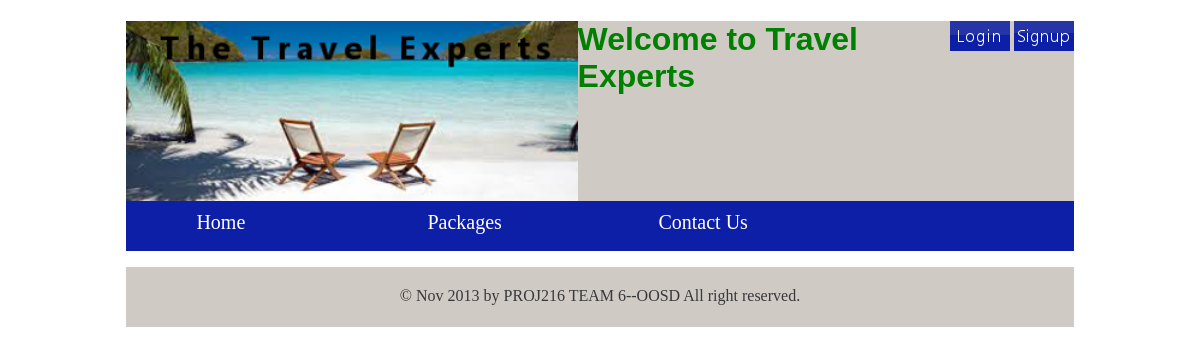
The app's page /packages.php, older data.
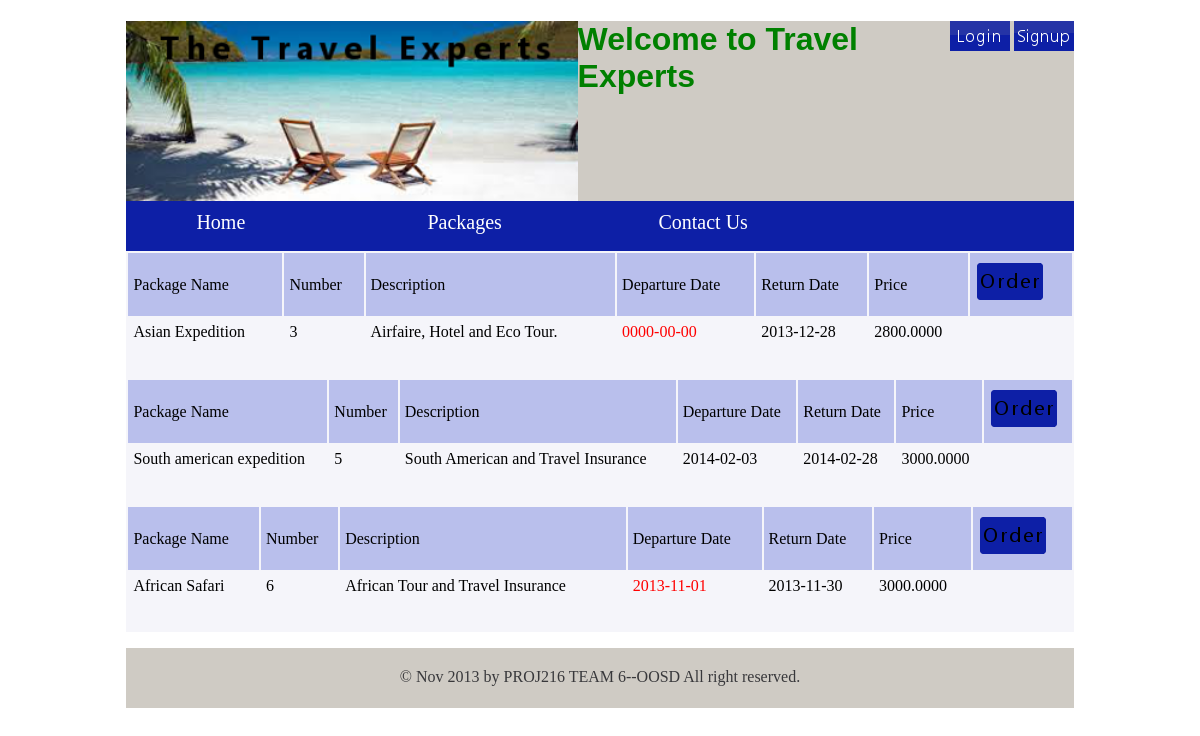
The same page, newer data.
### tables this page shows
CREATE TABLE `Packages`
(`PackageId` INT NOT NULL AUTO_INCREMENT, 
`PkgName` VARCHAR(50) NOT NULL, 
`PkgStartDate` DATETIME NULL, 
`PkgEndDate` DATETIME NULL, 
`PkgDesc` VARCHAR(50) NULL, 
`PkgBasePrice` DECIMAL(19, 4) NOT NULL, 
`PkgAgencyCommission` DECIMAL(19, 4) NULL, 
PRIMARY KEY(`PackageId`)) ENGINE InnoDB;

### packages.php (the view, shortened to what this page needs)
<?php
function displayPackage(){
	$packageid = ("SELECT PackageId FROM packages");
	$packageName = ("SELECT PkgName FROM packages");
	$packageStart = ("SELECT DATE(PkgStartDate) AS PkgStartDate FROM packages");
	$packageEnd = ("SELECT DATE(PkgEndDate) AS PkgEndDate FROM packages");
	$packageDesc = ("SELECT PkgDesc FROM packages");
	$packagePrice = ("SELECT PkgBasePrice FROM packages");
	$packageid = mysql_query($packageid);
	$packageName = mysql_query($packageName);
	$packageStart = mysql_query($packageStart);
	$packageEnd = mysql_query($packageEnd);
	$packageDesc = mysql_query($packageDesc);
	$packagePrice = mysql_query($packagePrice);
	$date = date("Y-m-d");
	$rows = mysql_num_rows($packageid);
	$i=0;
	while($i < $rows){
			$idResult = mysql_result($packageid, $i);
			$nameResult = mysql_result($packageName, $i);
			$startResult = mysql_result($packageStart, $i);
			$endResult = mysql_result($packageEnd, $i);
			$descResult = mysql_result($packageDesc, $i);
			$priceResult = mysql_result($packagePrice, $i);
			if($endResult > $date)
			{
				print("<table>");
				print("<tr>
						<td class=\"titleRow\">Package Name</td>
						<td class=\"titleRow\">Number</td>
						<td class=\"titleRow\">Description</td>
						<td class=\"titleRow\">Departure Date</td>
						<td class=\"titleRow\">Return Date</td>
						<td class=\"titleRow\">Price</td>
						<td class=\"titleRow\">
							<form action=\"orderButton.php\" method=\"POST\">
								<input type=\"image\" src=\"./images/orderPic.png\" id=\"order\" value=\"".$idResult."\" name=\"order\">
							</form>
						</td>
					</tr>");
					if($endResult > $date && $startResult < $date)
						{
							print("<tr>
							<td>".$nameResult."</td>
							<td>".$idResult."</td>
							<td>".$descResult."</td>
							<td style=\"color:red;\">".$startResult."</td>
							<td>".$endResult."</td>
							<td>".$priceResult."</td>
							</tr>");
							print("</table>");
						}
					else
						{
							print("<tr>
							<td>".$nameResult."</td>
							<td>".$idResult."</td>
							<td>".$descResult."</td>
							<td>".$startResult."</td>
							<td>".$endResult."</td>
							<td>".$priceResult."</td>
							</tr>");
							print("</table>");
						}
			}
			$i++;
	}
}
?>
<!DOCTYPE html>
<html>
<head>
	<link href="./css/bk.css" rel="stylesheet" type="text/css">
</head>
<body>
	<div id="wrap">
<?php
	include_once("header.php");
?>
<div id="content">
	<?php displayPackage(); ?>
</div>
<?php
	include_once("footer.php");
?>
		</div>
	</body>
</html>

### header.php (shortened to what this page needs)
<header>
	<div id="logo" ><img src="./images/banner.png" height="180px"></div>
	<div id="buttons" style="float:right;">
		<a href="login.php" id="loginButton"><img src="./images/login.png"></a>
		<a href="register.php" id="signupButton"><img src="./images/signup.png"></a>
	</div>
	<div id="banner">
		<h1 id="welcome">Welcome to Travel Experts</h1>
	</div>
</header>
<?php
	include_once("menu.php");
?>

### menu.php (shortened to what this page needs)
<div id="menu">
	<a class="links" href="index.php" >Home</a>
	<a class="links" href="packages.php" >Packages</a>
	<a class="links" href="contact.php" >Contact Us</a>
</div>

### footer.php
<footer> <p style="padding-top:20px;">&copy; <?=date('M Y');?> by PROJ216 TEAM 6--OOSD All right reserved.<p></footer>

### css/bk.css (style rules this page uses)
#wrap { width: 80%; margin: auto; }
header { height: 180px; background: #CFCBC4; }
#menu { clear: both; height: 50px; background: #0D1FA6; }
#content { height: auto; background: #F5F5FA; }
footer { clear: both; height: 60px; background: #CFCBC4; color: #38383B; text-align: center; }
#logo { float:left; height:100px; }
#banner { margin:auto; }
#welcome { color: green; font-family: Arial; }
.links { font-size:20px; width:17%; height:30px; padding-top:10px; margin-left:70px; float:left; }
a { color: #FFFFFF; text-decoration: none; }
table { background-color:#F5F5FA; width:100%; padding-bottom:30px; }
td { padding:5px; }
td.titleRow { background-color:#b9bfec; }

Row changes from the older to the newer data that the page shows:
now on this page (row edited): packages: PkgName "Asian Expedition", PackageId "3", PkgDesc "Airfaire, Hotel and Eco Tour."
added packages: PkgName "South american expedition", PackageId "5", PkgDesc "South American and Travel Insurance"
added packages: PkgName "African Safari", PackageId "6", PkgDesc "African Tour and Travel Insurance"
Text that changed along with them:
new list line: "Package Name Number Description Departure Date Return Date Price 0000-00-00 2013-12-28 2800.0000"
new list line: "Package Name Number Description Departure Date Return Date Price 2014-02-03 2014-02-28 3000.0000"
new list line: "Package Name Number Description Departure Date Return Date Price 2013-11-01 2013-11-30 3000.0000"
